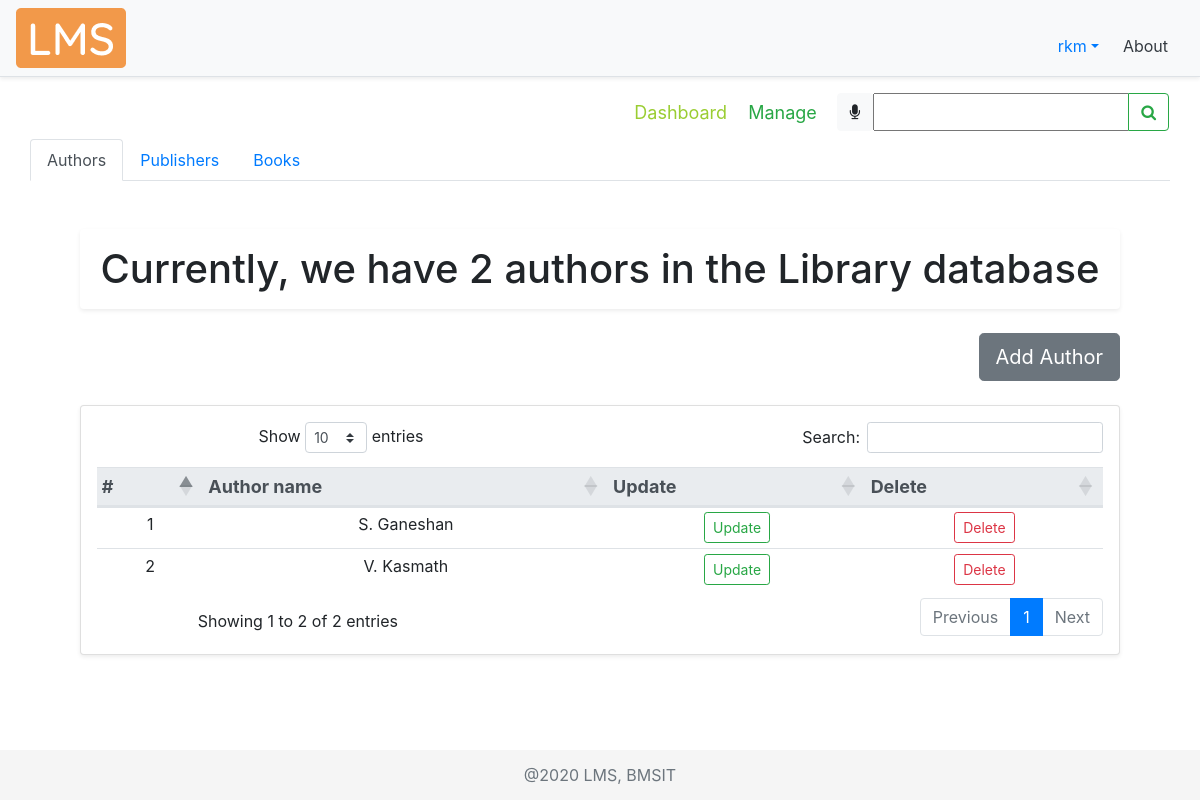
Before: /manage/ (signed in) with the older database file.
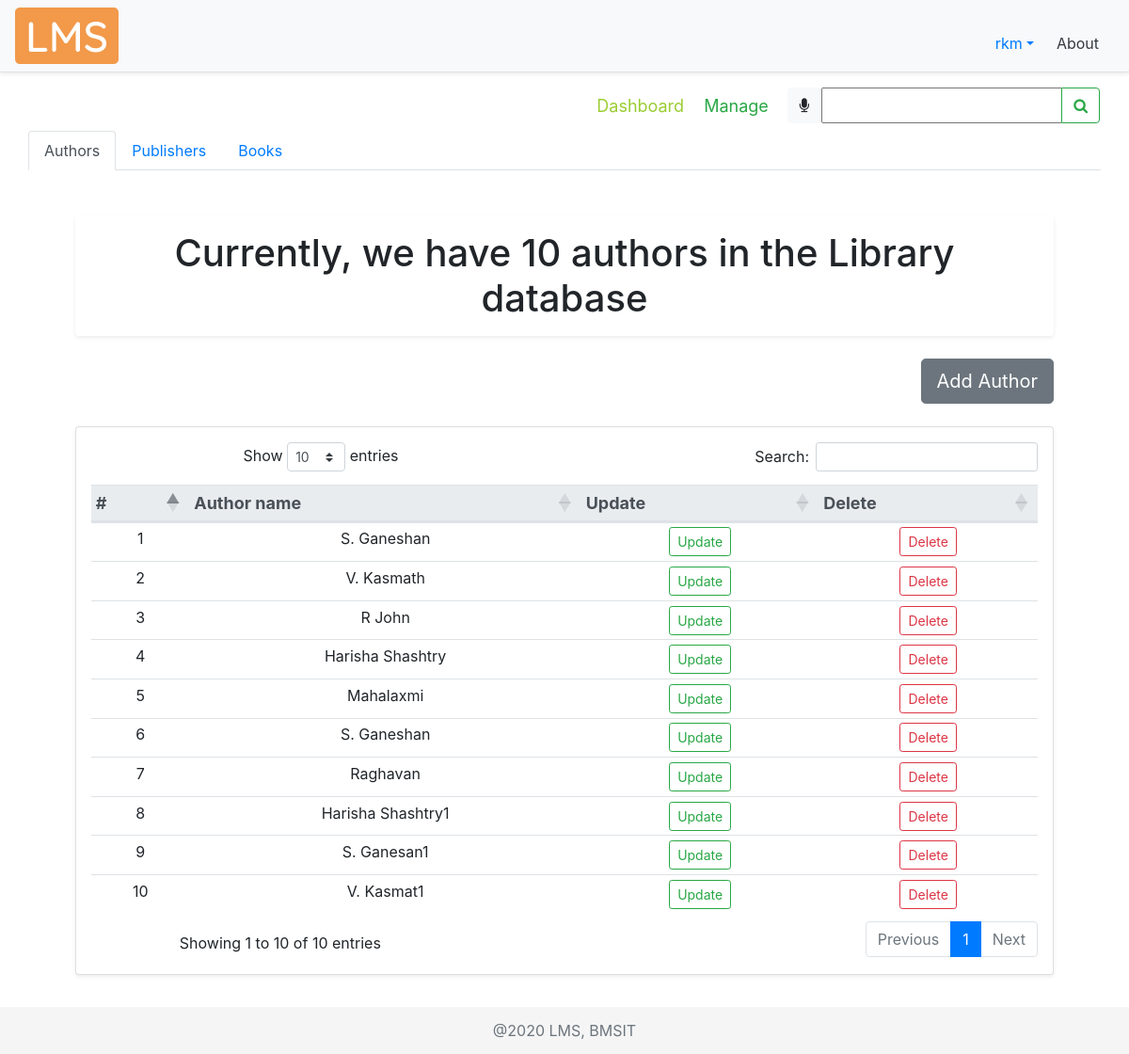
After: the same page with the newer database file.
### libraryApp/models.py (models this page shows)
class AUTHOR(models.Model):
    authorName = models.CharField(max_length=30, help_text="Author name")
    def __str__(self):
        return self.authorName

### libraryApp/decorators.py (the view)
    def wrapper_func(request, *args, **kwargs):
        user = request.user
        if not user.is_staff:
            messages.warning(request, "You are not allowed to access the previous requested page")
            return redirect("dashboard")
        else:
            return view_func(request, *args, **kwargs)

### libraryApp/templates/libraryApp/manage_tab.html (shortened to what this page needs)
{% extends 'libraryApp/main.html' %}
{% load static %}
{% block content %}
<nav class="navbar">
  <div class="navbar-nav mySubMenu ml-auto">
    <nav>
        <a href="{% url 'dashboard' %}" title="Click here to visit dashboard">Dashboard</a>
        <a class="text-success " href="{% url 'manage' %}">Manage</a>
    </nav>
  </div>
  <form class="form-inline" method="POST">
    <div class="input-group">
      <div id="speech" class="btn btn-light" title="Click the mic to speak">
        <i class="fa fa-microphone" aria-hidden="true"></i>
      </div>
      {{myFilter.form}}
      <div class="input-group-append">
        <button id="searchButton" class="btn btn-outline-success" type="submit">
          <i class="fa fa-search"></i>
        </button>
      </div>
    </div>
  </form>
</nav>
    <div class="container-fluid">
        <nav>
            <div class="nav nav-tabs" id="nav-tab" role="tablist">
                <a class="nav-item nav-link active" id="nav-home-tab" data-toggle="tab" href="#nav-home" role="tab" aria-controls="nav-home" aria-selected="true">Authors</a>
                <a class="nav-item nav-link" id="nav-profile-tab" data-toggle="tab" href="#nav-profile" role="tab" aria-controls="nav-profile" aria-selected="false">Publishers</a>
                <a class="nav-item nav-link" id="nav-contact-tab" data-toggle="tab" href="#nav-contact" role="tab" aria-controls="nav-contact" aria-selected="false">Books</a>
             </div>
        </nav>
        <div class="tab-content" id="nav-tabContent">
            <div class="tab-pane fade show active" id="nav-home" role="tabpanel" aria-labelledby="nav-home-tab">
                {% include 'libraryApp/author.html' %}
            </div>
        </div>
    </div>
{% endblock content %}

### libraryApp/templates/libraryApp/author.html (shortened to what this page needs)
<div class="container-fluid">
    <div class="row text-center booksTable mt-5">
        <div class="col-md-12">
            <h1 class="text-center shadow-sm p-3 mb-4 bg-white rounded">
                Currently, we have {{authCount}} authors in the Library database
            </h1>
            <div class="row justify-content-end addBookBtn">
                <a href="{% url 'addauthordetail' 'Add' %}">
                    <button type="button" class="btn btn-secondary btn-lg" data-toggle="tooltip" data-placement="right"
                        title="Click here to add a book">Add Author</button>
            </div>
            <br>
            <div class="card card-body shadow-sm p-3 bg-white rounded">
                <table id="dataTable3" class="table table-sm table-hover">
                    <thead class="thead-light threadText">
                        <tr>
                            <th scope="col">#</th>
                            <th scope="col">Author name</th>
                            <th scope="col">Update</th>
                            <th scope="col">Delete</th>
                        </tr>
                    </thead>
                    {% for i in allAuthors %}
                    <tr>
                        <td>{{forloop.counter}}</td>
                        <td>{{i.authorName}}</td>
                        <td><a class="btn btn-sm btn-outline-success" href="{% url 'updateauthordetail' i.id %}">Update</a></td>
						<td><a class="btn btn-sm btn-outline-danger" href="{% url 'deleteauthordetail' i.id %}">Delete</a></td>
                    </tr>
                    {% endfor %}
                </table>
            </div>
        </div>
    </div>
</div>

Changed rows visible on the page:
added AUTHOR: authorName "R John"
added AUTHOR: authorName "Harisha Shashtry"
added AUTHOR: authorName "Mahalaxmi"
added AUTHOR: authorName "S. Ganeshan"
added AUTHOR: authorName "Raghavan"
added AUTHOR: authorName "Harisha Shashtry1"
added AUTHOR: authorName "S. Ganesan1"
added AUTHOR: authorName "V. Kasmat1"
Other visible differences:
{{ authCount }}: "2" → "10"
text written by a page script: "Show entries Search: Showing 1 to 2 of 2 entries Previous 1 Next" → "Show entries Search: Showing 1 to 10 of 10 entries Previous 1 Next"
